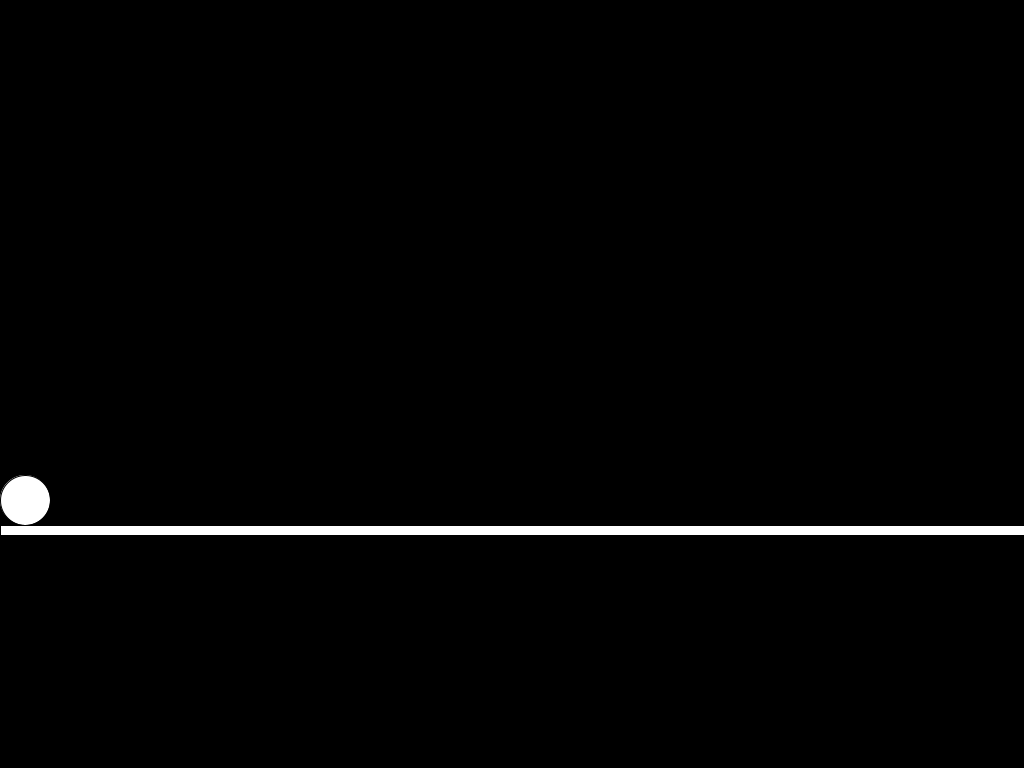
Frame 1 (no input)
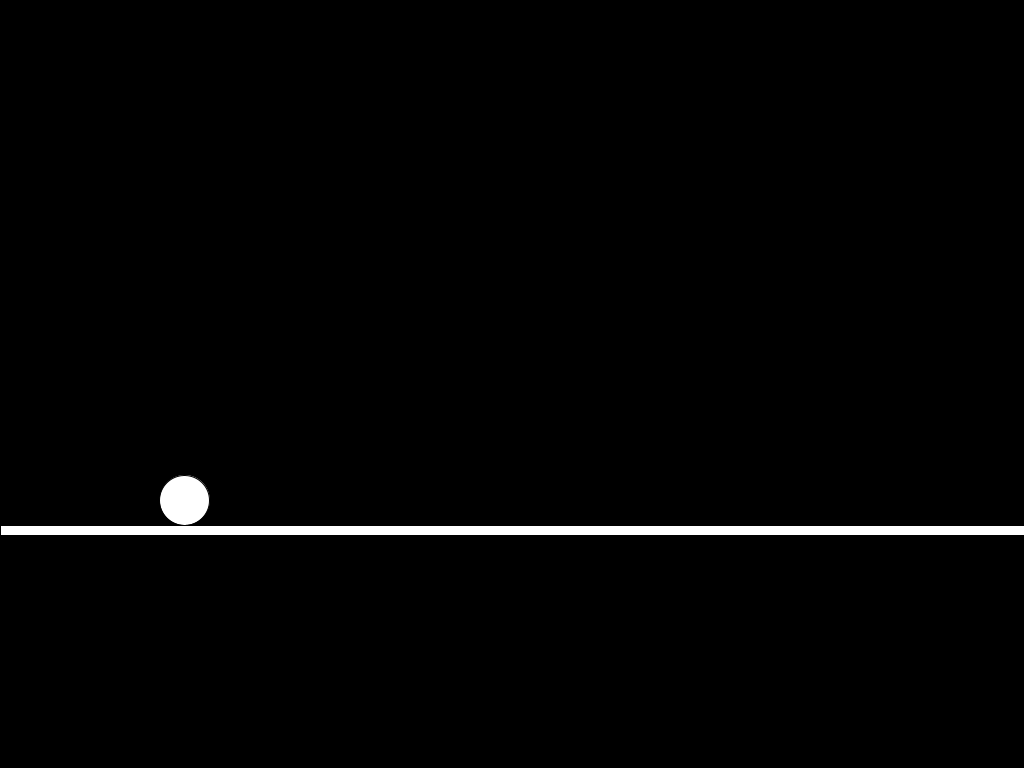
Frame 60 (the mouse pressed at the canvas centre just before this capture)
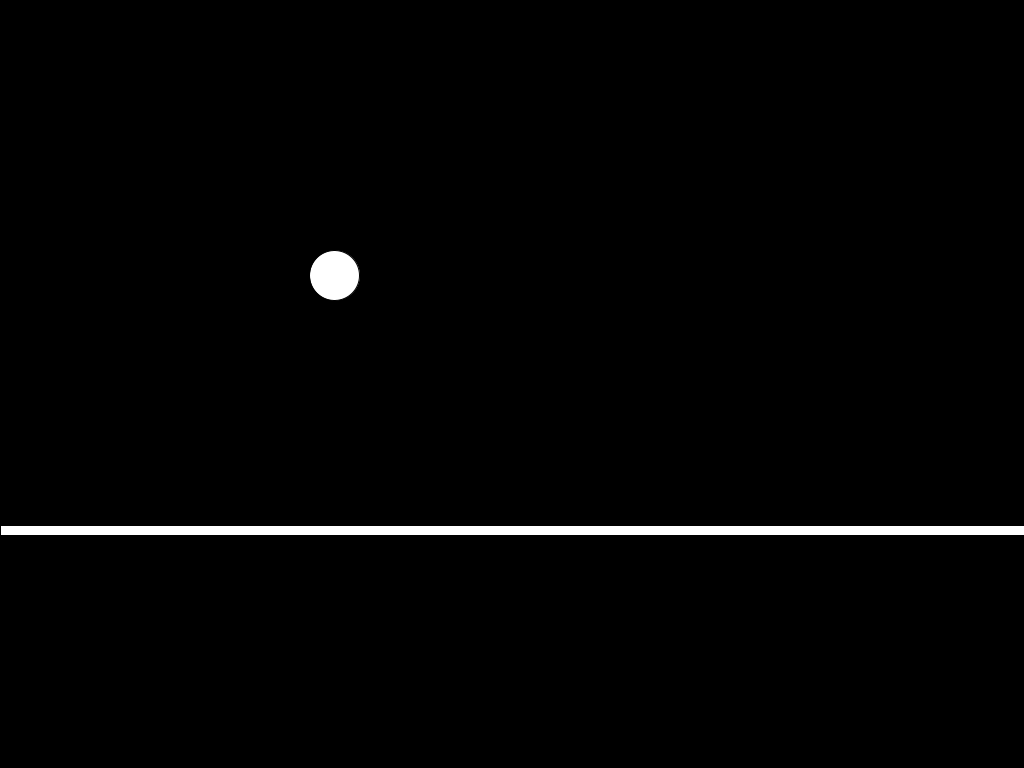
Frame 120 (the mouse held since frame 60 and released just before this capture)

The Processing sketch that drew these frames (run headless with seeded random() and noise(); from frame 60 on, the mouse is pressed at the canvas centre):

// Processing sketch: CorrecaoPoliSaltos
// ── CorrecaoPoliSaltos.pde
float x = 25;
float y = 500;
float yg = 500;
float h = 300;
float d = 200;
float startTime = 0;
float vel = 150;
boolean isJumping = false;
float sx = 0;
float dy = 0;
int dir = 1;

void setup() {
  size(1024, 768);
  startTime = millis();
}

void draw() {
  float elapsedTime = (millis() - startTime) / 1000.0f;
  startTime = millis();
  background(0);
  update(elapsedTime);
  render();
}

void update(float elapsedTime) {
  float dx = dir * vel * elapsedTime;
  x += dx;
  if (isJumping) {
    sx += dx;
    dy = calcDY(sx);
    if (sx > d/2 || sx < -d/2){
      isJumping = false;
      dy = 0;
    }
  }
  if (x > 999 || x < 25) dir = -dir;
}

void render() {
  circle(x, y - dy, 50);
  rect(0, yg + 25, width, 10);
}

float calcDY(float sx) {
  return -4*h*pow(sx, 2)/pow(d, 2) + h;
}

void mousePressed() {
  if (!isJumping) {
    isJumping = true;
    sx = dir * -d/2;
  }
}
